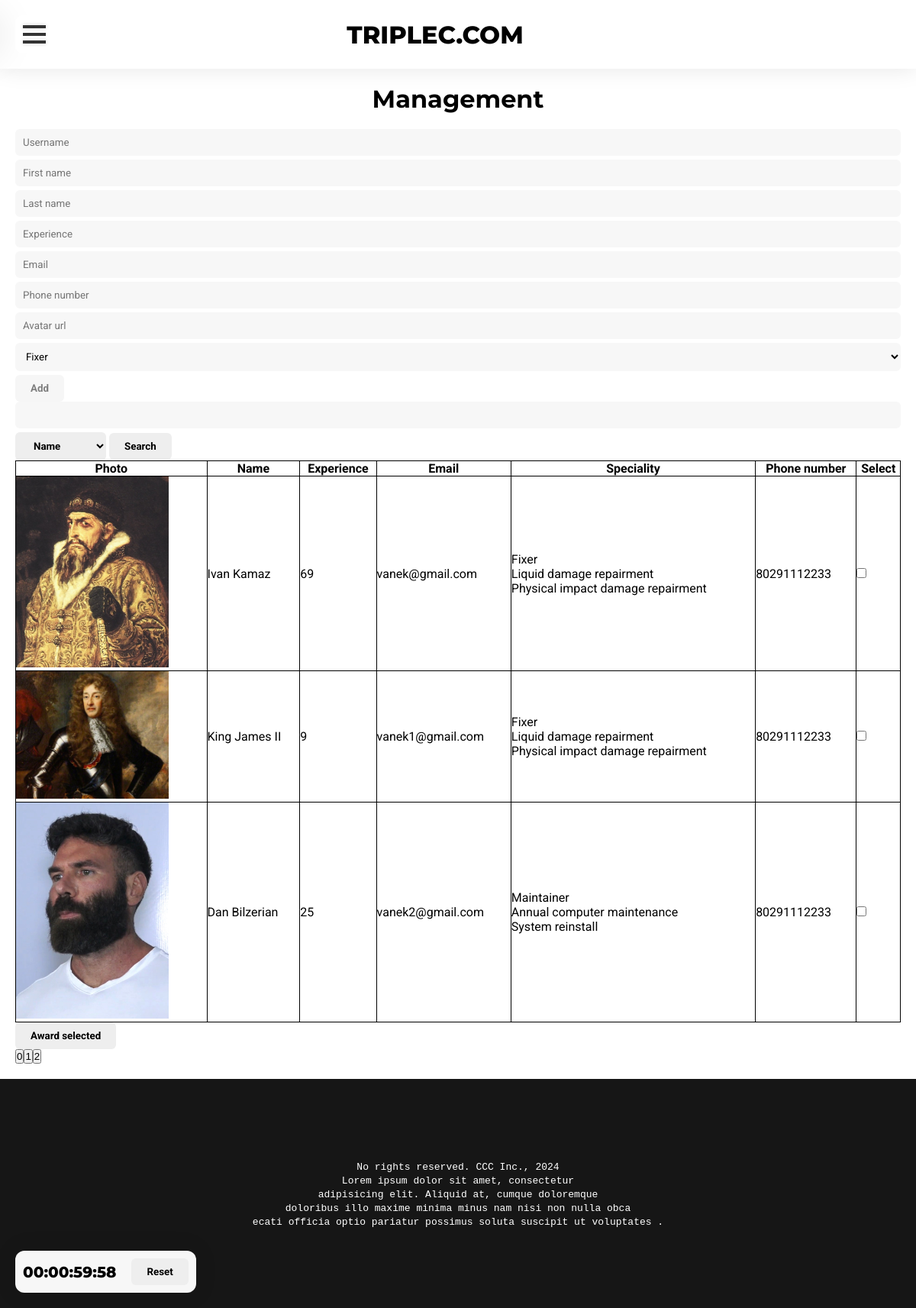
The page /table/ (signed in) on the database its author committed.
### service_app/models.py (models this page shows, shortened)
class MasterSpeciality(models.Model):
    name = models.CharField("Master speciality name", max_length=100)
    description = models.CharField("Master speciality description", max_length=200)
    services = models.ManyToManyField(Service)
    def __str__(self):
        return self.name

class Master(models.Model):
    user = models.ForeignKey(User, on_delete=models.CASCADE)
    name = models.CharField("Master name", max_length=100)
    experience_in_years = models.IntegerField("Work experience in years")
    speciality = models.ForeignKey(MasterSpeciality, on_delete=models.CASCADE)
    photo = models.ImageField('Profile picture for master', null=True)
    phone_number = models.CharField('Phone number', max_length=15, default="80291112233")

class Service(models.Model):
    service_type_id = models.ForeignKey(ServiceType, on_delete=models.CASCADE)
    name = models.CharField("Service name", max_length=100)
    description = models.CharField("Service description", max_length=200)
    base_price_in_usd = models.FloatField("Base service price in USD without parts")
    device_types = models.ManyToManyField(DeviceType)

### mainapp/views.py (the view)
# urls.py: path('table/', views.get_table_data, name="table"),
@user_passes_test(admin_required)
def get_table_data(request):
    masters = User.objects.filter(groups__name='masters').all()
    contact_list = []
    specialities = MasterSpeciality.objects.all()
    for master_user in masters:
        entity = Master.objects.filter(user=master_user).get()
        contact_list.append({
            'id': entity.id,
            'name': entity.name,
            'experience': entity.experience_in_years,
            'email': master_user.email,
            'phone_number': entity.phone_number,
            'photo': entity.photo,
            'speciality': entity.speciality
        })
    return render(request, 'mainapp/management_table.html', {'contact_list': contact_list, 'specialities': specialities})

### mainapp/views.py (called while the page is built)
def admin_required(user):
    return user.is_authenticated and user.is_superuser

### mainapp/templates/mainapp/management_table.html (shortened to what this page needs)
{% extends 'mainapp/layout.html' %}
{% load static %}
{% block main_block %}
    <div class="heading_container">
        <h1 class="heading_1">Management</h1>
    </div>
    <div id="table_wrapper">
        <form name="add_master_form" action="{% url 'add_master' %}" method="post">
            <input class="input_general" type="text" name="username" placeholder="Username" required>
            <input class="input_general" type="text" name="first_name" placeholder="First name" required>
            <input class="input_general" type="text" name="last_name" placeholder="Last name" required>
            <input class="input_general" type="number" name="experience" placeholder="Experience" required>
            <input class="input_general" type="email" name="email" placeholder="Email" required>
            <input class="input_general" type="text" name="phone_number" placeholder="Phone number" required onchange="validate_form()">
            <input class="input_general" type="url" name="avatar_url" placeholder="Avatar url" required onchange="validate_form()">
            <select class="input_general" name="speciality">
                {% for speciality in specialities %}
                    <option value="{{ speciality.id }}">{{ speciality.name }}</option>
                {% endfor %}
            </select>
            <button class="btn_general" name="submit" type="submit" disabled>Add</button>
        </form>
        <div id="search">
            <input class="input_general" type="text" id="query">
            <select class="btn_general" id="column_id">
                <option value="1">Name</option>
            </select>
            <button class="btn_general" id="submit">Search</button>
        </div>
        <table style="width: 100%; border-collapse: collapse; font-family: 'Roboto', sans-serif" id="management_table">
            <thead>
                <tr>
                    <th>Photo</th>
                    <th onclick="sort_outer(1)">Name</th>
                    <th onclick="sort_outer(2)">Experience</th>
                    <th onclick="sort_outer(3)">Email</th>
                    <th onclick="sort_outer(4)">Speciality</th>
                    <th>Phone number</th>
                    <th>Select</th>
                </tr>
            </thead>
            <tbody>
                {% for contact in contact_list %}
                    <tr onclick="show_info({{ contact.id }})">
                        <td><img src="{{ contact.photo.url }}" alt="master_photo" width="200"></td>
                        <td data-content="{{ contact.name }}">{{ contact.name }}</td>
                        <td data-content="{{ contact.experience }}">{{ contact.experience }}</td>
                        <td data-content="{{ contact.email }}">{{ contact.email }}</td>
                        <td data-content="{{ contact.speciality }}">
                            <span class="speciality">{{ contact.speciality }}</span>
                            <br>
                            {% for service in contact.speciality.services.all  %}
                                {{ service.name }}<br>
                            {% endfor %}
                        </td>
                    <td>{{ contact.phone_number }}</td>
                    <td><input type="checkbox"></td>
                    </tr>
                {% endfor %}
            </tbody>
        </table>
        <button class="btn_general" id="award_btn" onclick="award_selected()">Award selected</button>
    </div>
{% endblock %}

### static/style.css (style rules this page uses)
* { margin: 0; padding: 0; box-sizing: border-box; }
body { margin: 0 !important; }
.btn_general { display: inline-block; outline: none; padding: 10px 20px; border-radius: 6px; border: none; background-color: #eeeeee; font-family: "Roboto", sans-serif; font-weight: bold; transition: .2s ease-in-out; cursor: pointer; text-decoration: none; color: #000000; pointer-events: all; }
.btn_general:disabled { opacity: .5; pointer-events: none; }
*[class^="heading_container"] { width: 100%; text-align: center; padding-bottom: 20px; }
*[class^="heading"] { font-family: "Montserrat", sans-serif; font-kerning: normal; }
table, th, td { border: 1px solid #000000; }
.input_general { padding: 10px; border: none; outline: none; background-color: #f7f7f7; font-family: "Roboto", sans-serif; border-radius: 6px; display: block; width: 100%; margin-bottom: 5px; position: relative; }
.input_general:required { animation: 2s pulse ease-in-out; }
.input_general:required:nth-child(n) { animation: 2s pulse ease-in-out; }

### rows shown on the page
MasterSpeciality: shows a picture, name "Ivan Kamaz", experience "69", email "vanek@gmail.com", speciality "Fixer", phone_number "80291112233", name "King James II", experience "9", email "vanek1@gmail.com"
Service: name "Liquid damage repairment"
Service: name "Physical impact damage repairment"
MasterSpeciality: shows a picture, name "Dan Bilzerian", experience "25", email "vanek2@gmail.com", speciality "Maintainer", phone_number "80291112233"
Service: name "Annual computer maintenance"
Service: name "System reinstall"

### other values the page prints
form field speciality "Fixer"
